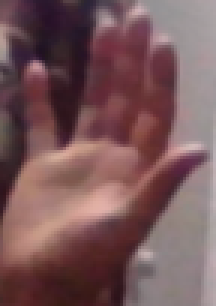
#> input picture hand.png, 72 x 102 px, given in place of the camera (shown 3 times larger)
$ python segment.py
#> lines starting #> are read from the running program, lines starting #| are printed output that depends on the picture
import cv2
import imutils
import numpy as np
from sklearn.metrics import pairwise

# global variables
bg = None

#--------------------------------------------------
# To find the running average over the background
#--------------------------------------------------
def run_avg(image, accumWeight):
    global bg
    # initialize the background
    if bg is None:
        bg = image.copy().astype("float")
        return

    # compute weighted average, accumulate it and update the background
    cv2.accumulateWeighted(image, bg, accumWeight)

#---------------------------------------------
# To segment the region of hand in the image
#---------------------------------------------
# [78 lines left out: functions segment, count, not called in this run]

#-----------------
# MAIN FUNCTION
#-----------------
if __name__ == "__main__":
    # initialize accumulated weight
    accumWeight = 0.5

    # get the reference to the webcam
    camera = cv2.VideoCapture(0)


    # initialize num of frames
    num_frames = 0

    # calibration indicator
    calibrated = False

    # keep looping, until interrupted
    while(True):
        # get the current frame
        (grabbed, frame) = camera.read()
#> frame is the input picture: shape (102, 72, 3); mean B, G, R 89.6, 87.2, 120.3

        # resize the frame
        frame = imutils.resize(frame, width=700)
#> frame: shape (991, 700, 3)

        # flip the frame so that it is not the mirror view
        frame = cv2.flip(frame, 1)
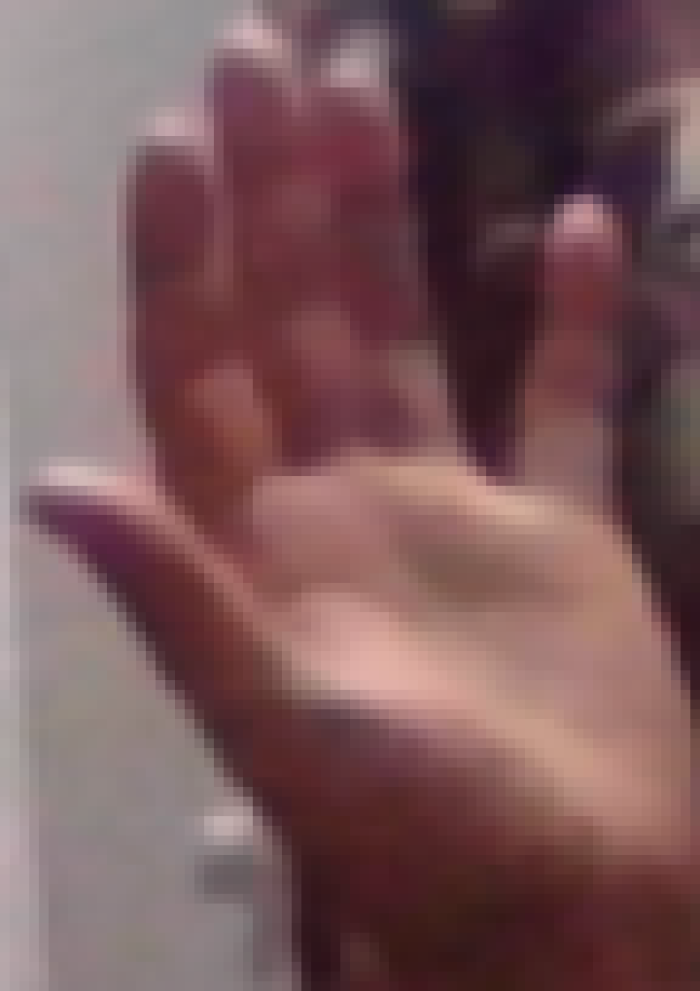
#> frame: shape (991, 700, 3); mean B, G, R 89.6, 87.2, 120.3

        # clone the frame
        clone = frame.copy()

        # get the height and width of the frame
        (height, width) = frame.shape[:2]
#> height = 991; width = 700

        # get the ROI
        roi = frame

        # convert the roi to grayscale and blur it
        gray = cv2.cvtColor(roi, cv2.COLOR_BGR2GRAY)
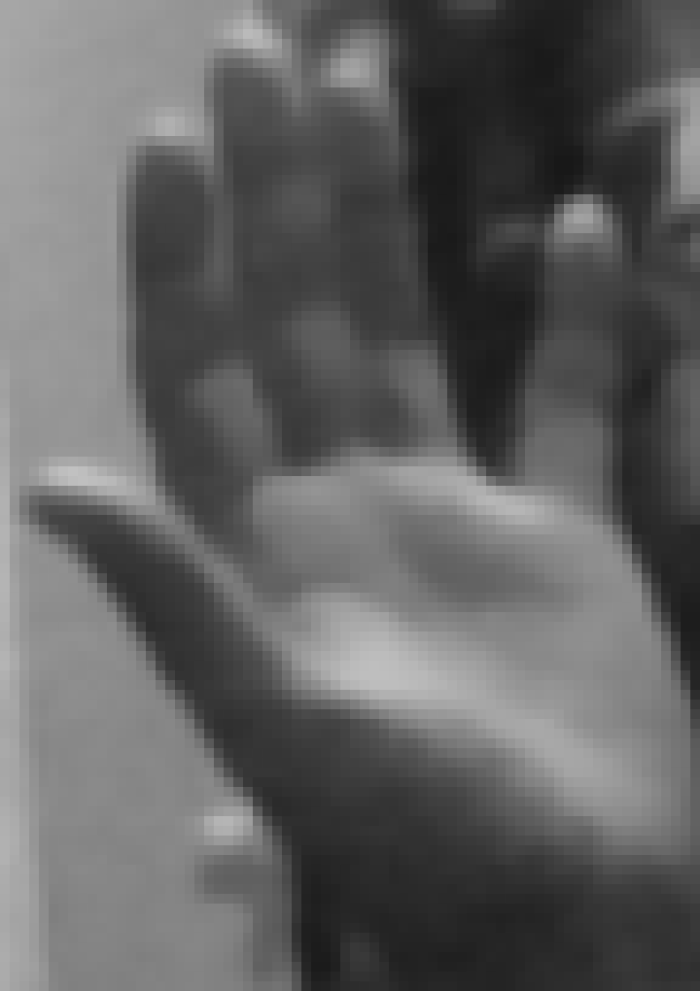
#> gray: shape (991, 700); min 24, max 193, mean 97.4
        gray = cv2.GaussianBlur(gray, (7, 7), 0)

        # to get the background, keep looking till a threshold is reached
        # so that our weighted average model gets calibrated
        if num_frames < 30:
            run_avg(gray, accumWeight)
            if num_frames == 1:
                print("[STATUS] please wait! calibrating...")
            elif num_frames == 29:
                print("[STATUS] calibration successfull...")
        else:
            # segment the hand region
            hand = segment(gray)

            # check whether hand region is segmented
            if hand is not None:
                # if yes, unpack the thresholded image and
                # segmented region
                (thresholded, segmented) = hand

                # draw the segmented region and display the frame
                cv2.drawContours(clone,segmented, -1, (0, 0, 255))

                # count the number of fingers
                fingers = count(thresholded, segmented)

                cv2.putText(clone, str(fingers), (70, 45), cv2.FONT_HERSHEY_SIMPLEX, 1, (0,0,255), 2)

                # show the thresholded image
                cv2.imshow("Thesholded", thresholded)


        # increment the number of frames
        num_frames += 1

        # display the frame with segmented hand
        cv2.imshow("Video Feed", clone)

        # observe the keypress by the user
        keypress = cv2.waitKey(1) & 0xFF
#> (key q is pressed here)

        # if the user pressed "q", then stop looping
        if keypress == ord("q"):
            break

# free up memory
camera.release()
cv2.destroyAllWindows()
